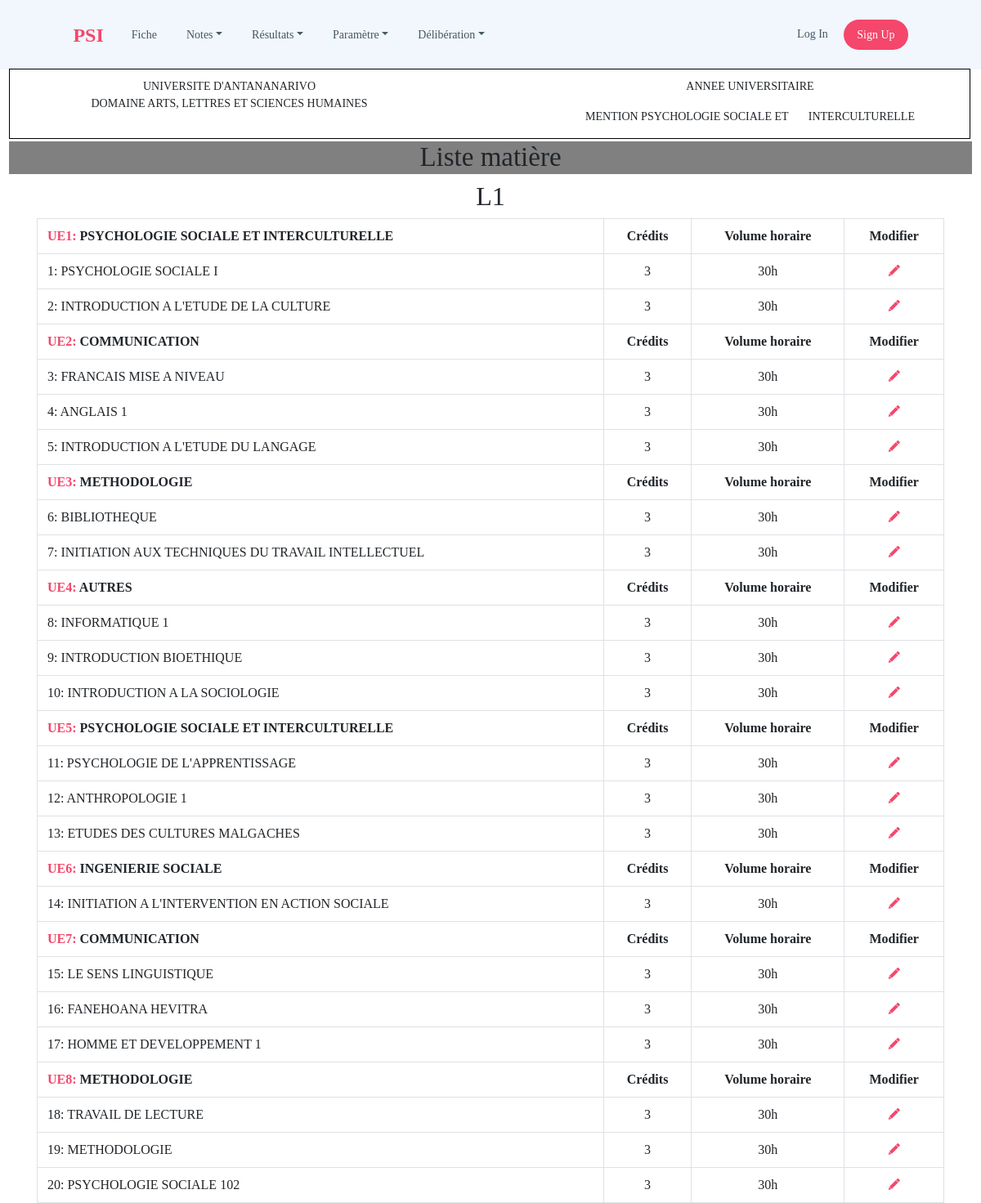
The app's page /settings/matiere/list/L1 with its own data.
### tables this page shows
CREATE TABLE `unites` (
  `id_unite` int(11) NOT NULL AUTO_INCREMENT,
  `num_unite` varchar(6) NOT NULL,
  `nom_unite` varchar(50) NOT NULL,
  `semestre` varchar(3) NOT NULL,
  `niveau_unite` varchar(3) NOT NULL,
  PRIMARY KEY (`id_unite`),
  UNIQUE KEY `id_unite` (`id_unite`),
  UNIQUE KEY `num` (`num_unite`)
);

CREATE TABLE `matiere` (
  `id_matiere` int(11) NOT NULL AUTO_INCREMENT,
  `id_unite` int(11) NOT NULL,
  `nom_matiere` varchar(255) NOT NULL,
  `vol_hor` varchar(5) NOT NULL,
  `credit` int(3) NOT NULL,
  PRIMARY KEY (`id_matiere`),
  UNIQUE KEY `id_matiere` (`id_matiere`),
  KEY `id_unite` (`id_unite`)
);

### application/libraries/template.php (called while the page is built)
<?php
class template
{
	public function view($views,$data=array())
	{
		$ci = &get_instance();
		$ci->load->view('template/header',$data);
		$ci->load->view($views,$data);
	}
}
 ?>

### application/controllers/settings/matiere.php (called while the page is built, shortened)
<?php
class matiere extends CI_Controller
{
    public function list($niveau='')
    {
        $data['title'] = 'Liste des matières';
        if(!empty($niveau)){
            $data['niveau'] = $niveau ;
            $data ['unites'] = $this->model_matiere->get_unite($niveau);
        }
        $this->template->view('settings/matiere/list',$data);
    }
}

### index.php (called while the page is built, shortened)
<?php
require_once BASEPATH.'core/CodeIgniter.php';

### application/models/model_matiere.php (called while the page is built, shortened)
<?php
class model_matiere extends CI_Model
{
    public function get_matiere($unite,$result=true)
    {
        $query= $this->db->get_where('matiere',array('id_unite' => $unite));
        return $result== true ? $query->result() : $query;
    }
    public function get_unite($niveau,$semestre="",$result=true)
    {
        $this->db->order_by('id_unite','ASC');
        $query = $semestre != "" ? $this->db->get_where('unites', array('niveau_unite' => $niveau, 'semestre' => $semestre))
            : $this->db->get_where('unites', array('niveau_unite' => $niveau));
        return $result == true ? $query->result() : $query;
    }
}

### application/views/settings/matiere/list.php (the view, shortened to what this page needs)
<h1>Liste matière</h1>
<?php if (!empty($niveau)): ?>
<h2 align="center"><?= $niveau; ?></h2>
<div class="container">
    <table class="table table-bordered">
    <?php
    foreach ($unites as $unite){
        $matieres = $this->model_matiere->get_matiere($unite->id_unite);
        echo '<tr>';
            echo "<th><span class='psi-color'>{$unite->num_unite}:</span> {$unite->nom_unite}</th>";
            echo "<th style='text-align: center'>Crédits</th>";
            echo "<th style='text-align: center'>Volume horaire</th>";
            echo "<th style='text-align: center'>Modifier</th>";
        echo '</tr>';
        foreach ($matieres as $matiere) {
            $href = base_url('settings/matiere/edit/').$matiere->id_matiere;
            echo '<tr>';
                echo "<td>{$matiere->id_matiere}: {$matiere->nom_matiere}</td>";
                echo "<td style='text-align: center'>{$matiere->credit}</td>";
                echo "<td style='text-align: center'>{$matiere->vol_hor}</td>";
                echo "<td align='center'><a href='$href' class='ion-edit psi-color'></a></td>";
            echo '</tr>';
        }
    }
    ?>
    </table>
</div>
<?php endif; ?>

### application/views/template/header.php (shortened to what this page needs)
<html>
<head>
	<link rel="stylesheet" type="text/css" href="<?= base_url() ?>/assets/css/template.css">
	<link rel="stylesheet" type="text/css" href="<?= base_url()?>/assets/css/bootstrap.min.css">
	<link rel="stylesheet" type="text/css" href="<?= base_url()?>/assets/css/ionicons.min.css">
	<link rel="stylesheet" type="text/css" href="<?= base_url()?>/assets/css/Login-Form-Clean.css">
	<link rel="stylesheet" type="text/css" href="<?= base_url()?>/assets/css/Navigation-with-Search.css">
	<link rel="stylesheet" type="text/css" href="<?= base_url()?>/assets/css/Navigation-with-Button.css">
	<link rel="stylesheet" type="text/css" href="<?= base_url()?>/assets/css/Custom-File-Upload.css">
	<link rel="stylesheet" type="text/css" href="<?= base_url()?>/assets/css/styles.css" media="screen">
    <link rel="stylesheet" type="text/css" href="<?= base_url()?>/assets/css/stylebul.css" media ="print">
</head>
<body>
<header>
    <nav class="navbar navbar-light navbar-expand-md navigation-clean-button" style="background-color: #F1F7FC">
        <div class="container menu-container"><a class="navbar-brand psi-color" href="#" style="font-size: 24px;">PSI</a>
            <div class="collapse navbar-collapse" id="navcol-1">
                <ul class="nav navbar-nav mr-auto">
                    <li class="nav-item" role="presentation"><a class="nav-link" href="<?= base_url('home') ?>">Fiche</a></li>
                    <li class="nav-item dropdown"><a class="dropdown-toggle nav-link" data-toggle="dropdown" aria-expanded="false" href="#">Notes</a>
                    </li>
                    <li class="nav-item dropdown"><a class="dropdown-toggle nav-link" data-toggle="dropdown" aria-expanded="false" href="#">Résultats</a>
                    </li>
                    <li class="nav-item dropdown"><a class="dropdown-toggle nav-link" data-toggle="dropdown" aria-expanded="false" href="#">Paramètre</a>
                    </li>
                    <li class="nav-item dropdown"><a class="dropdown-toggle nav-link" data-toggle="dropdown" aria-expanded="false" href="#">Délibération</a>
                    </li>
                </ul><span class="navbar-text actions"><a class="login" href="#">Log In</a> <a class="btn btn-light action-button psi-bg" role="button" href="#">Sign Up</a></span>
            </div>
        </div>
    </nav>
</header>
<div class="ctr">
	<div class="bodi">
		<div class="heads">
			<div class="fixed">
				<div id="univ" class="univs">
					<div class="domaine domaine2 left-box">
						<p>UNIVERSITE D'ANTANANARIVO <br> DOMAINE ARTS, LETTRES ET SCIENCES HUMAINES</P>
					</div>
					<div class="mention mention2 left-box">
						<p>ANNEE UNIVERSITAIRE <?php if(isset($_SESSION['annee_etude'])){echo $_SESSION['annee_etude'];} ?></p>
						<p>MENTION PSYCHOLOGIE SOCIALE ET &nbsp &nbsp &nbsp INTERCULTURELLE</p>
					</div>
				</div>
			</div>
		</div>

### assets/css/template.css (style rules this page uses)
body { margin-top: 0; margin-bottom: 0; //margin:10px !important; //background: red !important; font-family: Times New Roman !important; font-size:14px !important; }
.ctr { height: 100%; margin-left: 11px; margin-right: 11px; }
header { //border: 2px solid black; //height: 9%; height: 84px; //background: red; width: 100%; margin-top: 0px; }
.bodi { //border: 2px solid black; min-height: 82%; height: 82% auto; //height: 30em; width: 100%; }
h1 { text-align: center; margin-top: -7px !important }
.heads { //border: 1px solid black; width: 100%; height: 12%; }
.heads p { text-align: center; }
.left-box { width: 50%; float: left; }
.domaine, .mention { margin-top: 10px; }
.domaine { padding-right: 50px; }
.mention { padding-left: 50px; }
.fixed { position: fixed; width: 98%; background: #fff; border: 1px solid black; }
.navbar-nav a { font-size: 14px !important; }

### assets/css/Navigation-with-Button.css (style rules this page uses)
.navigation-clean-button { background: #fff; padding-top: .75rem; padding-bottom: .75rem; color: #333; border-radius: 0; box-shadow: none; border: none; margin-bottom: 0; }
@media (min-width:768px) { .navigation-clean-button { padding-top: 1rem; padding-bottom: 1rem; } }
.navigation-clean-button .navbar-brand { font-weight: bold; color: inherit; }
.navigation-clean-button .navbar-collapse, .navigation-clean-button .form-inline { border-top-color: #ddd; }
.navigation-clean-button.navbar .navbar-nav .nav-link { padding-left: 18px; padding-right: 18px; }
.navigation-clean-button.navbar-light .navbar-nav .nav-link { color: #465765; }
.navigation-clean-button .actions .login { margin-right: 1rem; text-decoration: none; color: #465765; }
.navigation-clean-button .navbar-text .action-button, .navigation-clean-button .navbar-text .action-button:active, .navigation-clean-button .navbar-text .action-button:hover { background: #56c6c6; border-radius: 20px; font-size: inherit; color: #fff; box-shadow: none; border: none; text-shadow: none; padding: .5rem 1rem; transition: background-color 0.25s; font-size: inherit; }

### assets/css/styles.css (style rules this page uses)
body { font-size: 14px !important; }
.psi-color { color: #F4476B !important; }
.psi-bg { background: #F4476B !important; }
.menu-container { max-width: 90% !important; }
h1 { text-align:center; background:gray; font-size:33px; //width:30%; }
.fixed { z-index: 5; background: #fff; position: fixed; }
table { position:relative; min-width:30%; }

### assets/css/stylebul.css (style rules this page uses)
body { background:#ccc; font-size:12pt !important; }
.fixed { border: none !important; }
h1 { background:gray; margin:auto; margin-top:2%; text-align:center; font-size:12pt; }

### records on screen
unites: num_unite "UE1", nom_unite "PSYCHOLOGIE SOCIALE ET INTERCULTURELLE"
matiere: id_matiere "1", nom_matiere "PSYCHOLOGIE SOCIALE I", credit "3", vol_hor "30h"
matiere: id_matiere "2", nom_matiere "INTRODUCTION A L'ETUDE DE LA CULTURE", credit "3", vol_hor "30h"
unites: num_unite "UE2", nom_unite "COMMUNICATION"
matiere: id_matiere "3", nom_matiere "FRANCAIS MISE A NIVEAU", credit "3", vol_hor "30h"
matiere: id_matiere "4", nom_matiere "ANGLAIS 1", credit "3", vol_hor "30h"
matiere: id_matiere "5", nom_matiere "INTRODUCTION A L'ETUDE DU LANGAGE", credit "3", vol_hor "30h"
unites: num_unite "UE3", nom_unite "METHODOLOGIE"
matiere: id_matiere "6", nom_matiere "BIBLIOTHEQUE", credit "3", vol_hor "30h"
matiere: id_matiere "7", nom_matiere "INITIATION AUX TECHNIQUES DU TRAVAIL INTELLECTUEL", credit "3", vol_hor "30h"
unites: num_unite "UE4", nom_unite "AUTRES"
matiere: id_matiere "8", nom_matiere "INFORMATIQUE 1", credit "3", vol_hor "30h"
matiere: id_matiere "9", nom_matiere "INTRODUCTION BIOETHIQUE", credit "3", vol_hor "30h"
matiere: id_matiere "10", nom_matiere "INTRODUCTION A LA SOCIOLOGIE", credit "3", vol_hor "30h"
unites: num_unite "UE5", nom_unite "PSYCHOLOGIE SOCIALE ET INTERCULTURELLE"
matiere: id_matiere "11", nom_matiere "PSYCHOLOGIE DE L'APPRENTISSAGE", credit "3", vol_hor "30h"
matiere: id_matiere "12", nom_matiere "ANTHROPOLOGIE 1", credit "3", vol_hor "30h"
matiere: id_matiere "13", nom_matiere "ETUDES DES CULTURES MALGACHES", credit "3", vol_hor "30h"
unites: num_unite "UE6", nom_unite "INGENIERIE SOCIALE"
matiere: id_matiere "14", nom_matiere "INITIATION A L'INTERVENTION EN ACTION SOCIALE", credit "3", vol_hor "30h"
unites: num_unite "UE7", nom_unite "COMMUNICATION"
matiere: id_matiere "15", nom_matiere "LE SENS LINGUISTIQUE", credit "3", vol_hor "30h"
matiere: id_matiere "16", nom_matiere "FANEHOANA HEVITRA", credit "3", vol_hor "30h"
matiere: id_matiere "17", nom_matiere "HOMME ET DEVELOPPEMENT 1", credit "3", vol_hor "30h"
unites: num_unite "UE8", nom_unite "METHODOLOGIE"
matiere: id_matiere "18", nom_matiere "TRAVAIL DE LECTURE", credit "3", vol_hor "30h"
matiere: id_matiere "19", nom_matiere "METHODOLOGIE", credit "3", vol_hor "30h"
matiere: id_matiere "20", nom_matiere "PSYCHOLOGIE SOCIALE 102", credit "3", vol_hor "30h"

### other values on screen
$niveau "L1"
